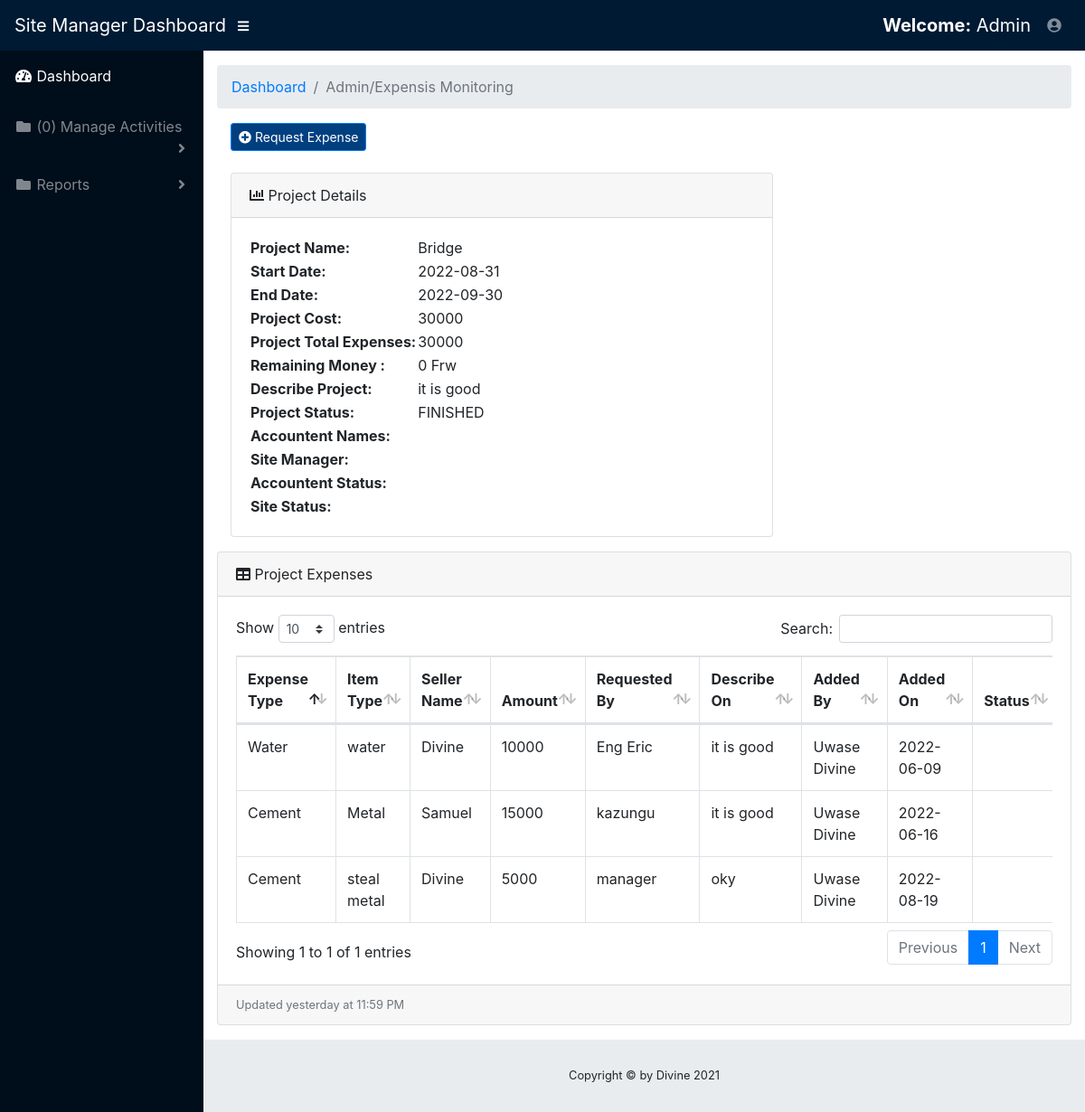
/sitemanager/details_project.php?id=1 (signed in), run on the app's committed database.
### tables this page shows
CREATE TABLE `project` (
  `project_id` int(11) NOT NULL,
  `project_name` varchar(200) NOT NULL,
  `startdate` varchar(200) NOT NULL,
  `enddate` varchar(200) NOT NULL,
  `project_cost` varchar(200) NOT NULL,
  `project_status` varchar(100) NOT NULL,
  `project_expense` varchar(200) NOT NULL,
  `describeproject` varchar(200) NOT NULL,
  `remaindmoney` varchar(200) NOT NULL,
  `acountentname` varchar(100) NOT NULL,
  `sitemananame` varchar(100) NOT NULL,
  `accountentstatus` varchar(20) NOT NULL,
  `sitestatus` varchar(20) NOT NULL,
  `addedon` varchar(255) NOT NULL
);

CREATE TABLE `expense` (
  `expense_id` int(11) NOT NULL,
  `project_id` int(11) NOT NULL,
  `expense_type` varchar(100) NOT NULL,
  `expense_item` varchar(100) NOT NULL,
  `seller` varchar(100) NOT NULL,
  `date_given` varchar(200) NOT NULL,
  `expense` varchar(200) NOT NULL,
  `requesteby` varchar(100) NOT NULL,
  `accountent` varchar(100) NOT NULL,
  `describe_expense` varchar(255) NOT NULL,
  `done_by` varchar(100) NOT NULL,
  `donestatus` varchar(80) NOT NULL
);

### sitemanager/details_project.php (the view, shortened to what this page needs)
<?php
if($_SESSION['email']!=""){
?>
<!DOCTYPE html>
<html lang="en">
<head>
  <link href="../vendor/fontawesome-free/css/all.min.css" rel="stylesheet" type="text/css">
  <link href="../vendor/datatables/dataTables.bootstrap4.css" rel="stylesheet">
  <link href="../css/sb-admin.css" rel="stylesheet">
</head>
<body id="page-top">
  <nav class="navbar navbar-expand navbar-dark bg-dark static-top">
    <a class="navbar-brand mr-1" href="homeSiteManager.php">Site Manager Dashboard</a>
    <button class="btn btn-link btn-sm text-white order-1 order-sm-0" id="sidebarToggle" href="#">
      <i class="fas fa-bars"></i>
    </button>
    <ul class="navbar-nav ml-auto ml-md-0">
      <li class="nav-item dropdown no-arrow mx-1">
        <a class="navbar-brand mr-1" href="#"><strong>Welcome:</strong> <?php echo $_SESSION["fullname"]; ?></a>
      </li>
      <li class="nav-item dropdown no-arrow">
        <a class="nav-link dropdown-toggle" href="#" id="userDropdown" role="button" data-toggle="dropdown" aria-haspopup="true" aria-expanded="false">
          <i class="fas fa-user-circle fa-fw"></i>
        </a>
      </li>
    </ul>
  </nav>
  <div id="wrapper">
    <ul class="sidebar navbar-nav">
      <li class="nav-item active">
        <a class="nav-link" href="homeSiteManager.php">
          <i class="fas fa-fw fa-tachometer-alt"></i>
          <span>Dashboard</span>
        </a>
      </li>
        <li class="nav-item dropdown">
        <a class="nav-link dropdown-toggle" href="#" id="pagesDropdown" role="button" data-toggle="dropdown" aria-haspopup="true" aria-expanded="false">
          <i class="fas fa-fw fa-folder"></i>
             <?php
         $con=mysqli_connect("localhost", "root", "", "expense");
        $count_query = "SELECT * FROM project WHERE project_status='ONPROCCESSING' AND sitestatus ='Pending' AND sitemananame='".$_SESSION['email']."' ";
        $query = mysqli_query($con, $count_query);
        $count = mysqli_num_rows($query);
                                           ?>
          <span>(<?php echo $count; ?>) Manage Activities</span>
        </a>
      </li>
            <li class="nav-item dropdown">
        <a class="nav-link dropdown-toggle" href="#" id="pagesDropdown" role="button" data-toggle="dropdown" aria-haspopup="true" aria-expanded="false">
          <i class="fas fa-fw fa-folder"></i>
          <span>Reports</span>
        </a>
      </li>
    </ul>
    <div id="content-wrapper">
      <div class="container-fluid">
        <ol class="breadcrumb">
          <li class="breadcrumb-item">
            <a href="#">Dashboard</a>
          </li>
          <li class="breadcrumb-item active">Admin/Expensis Monitoring</li>
        </ol>
                                     <?php
                                      $conn=mysqli_connect("localhost","root","", "expense") or die(mysql_error());
                                      $ID=$_GET['id'];
                                       ?>
         <div class="col-lg-8">
           <a href="add_expensis_project.php?id=<?php echo $ID?>"> <button class="btn btn-primary btn-sm" data-toggle="modal" data-target="#addexpenses" id="addNewExpenses">  <i class="fa fa-plus-circle fw-fa"></i> Request Expense</button></a>
           <br>   <br>
            <div class="card mb-3">
              <div class="card-header">
                <i class="fas fa-chart-bar"></i>
               Project Details</div>
              <div class="card-body">
                                          <?php
                                     $query = $conn->query("SELECT * FROM `project` WHERE `project_id` ='$ID'") or die(mysqli_error());
                                     $fetch = $query->fetch_array();
                                      ?>
               <table>
                <tr><strong ><td><b>Project Name:</b></td><td><?php echo $fetch['project_name']?></td></strong></tr>
                <tr><strong ><td><b>Start Date:</b></td><td><?php echo $fetch['startdate']?></td></strong></tr>
                <tr><strong ><td><b>End Date:</b></td><td><?php echo $fetch['enddate']?></td></strong></tr>
                <tr><strong ><td><b>Project Cost:</b></td><td><?php echo $fetch['project_cost']?></td></strong></tr>
                <tr><strong ><td><b>Project Total Expenses:</b></td><td><?php echo $fetch['project_expense']?></td></strong></tr>
                <tr><strong ><td><b>Remaining Money : </b></td><td><?php echo $fetch['remaindmoney']?> Frw</td></strong></tr>
                <tr><strong ><td><b>Describe Project: </b></td><td><?php echo $fetch['describeproject']?></td></strong></tr>
                <tr><strong ><td><b>Project Status: </b></td><td><?php echo $fetch['project_status']?></td></strong></tr>
                 <tr><strong ><td><b>Accountent Names: </b></td><td><?php echo $fetch['acountentname']?></td></strong></tr>
                  <tr><strong ><td><b>Site Manager: </b></td><td><?php echo $fetch['sitemananame']?></td></strong></tr>
                   <tr><strong ><td><b>Accountent Status: </b></td><td><?php echo $fetch['accountentstatus']?></td></strong></tr>
                    <tr><strong ><td><b>Site Status: </b></td><td><?php echo $fetch['sitestatus']?></td></strong></tr>
               </table>
              </div>
            </div>
          </div>
        <div class="card mb-3">
          <div class="card-header">
            <i class="fas fa-table"></i>
            Project  Expenses</div>
          <div class="card-body">
            <div class="table-responsive">
              <table class="table table-bordered" id="dataTable" width="100%" cellspacing="0">
                <thead>
                  <tr>
                    <th>Expense Type</th>
                    <th>Item Type</th>
                    <th>Seller Name</th>
                    <th>Amount </th>
                    <th>Requested By</th>
                    <th>Describe On</th>
                     <th>Added By</th>
                    <th>Added On</th>
                      <th>Status</th>
                  </tr>
                </thead>
                 <?php
                         $conn=mysqli_connect("localhost","root","", "expense") or die(mysql_error());
                         $query = $conn->query("SELECT * FROM `expense` where  project_id='$ID' ") or die(mysqli_error());
                         while($fetch = $query->fetch_array()){
                         ?>
                <tbody>
                  <tr>
                    <td><?php echo $fetch['expense_type']?></td>
                    <td><?php echo $fetch['expense_item']?></td>
                    <td><?php echo $fetch['seller']?></td>
                    <td><?php echo $fetch['expense']?></td>
                    <td><?php echo $fetch['requesteby']?></td>
                    <td><?php echo $fetch['describe_expense']?></td>
                     <td><?php echo $fetch['done_by']?></td>
                    <td><?php echo $fetch['date_given']?></td>
                      <td><?php echo $fetch['donestatus']?></td>
                  </tr>
              <?php
                    }
                    ?>
         </tbody>
              </table>
            </div>
          </div>
          <div class="card-footer small text-muted">Updated yesterday at 11:59 PM</div>
        </div>
      </div>
      <footer class="sticky-footer">
        <div class="container my-auto">
          <div class="copyright text-center my-auto">
            <span>Copyright © by Divine 2021</span>
          </div>
        </div>
      </footer>
    </div>
  </div>
</body>
</html>
<?php
}else{
header("location:../index.php");
}
?>

### data on the page
project: project_name "Bridge", startdate "2022-08-31", enddate "2022-09-30", project_cost "30000", project_expense "30000", remaindmoney "0", describeproject "it is good", project_status "FINISHED"
expense: expense_type "Water", expense_item "water", seller "Divine", expense "10000", requesteby "Eng Eric", describe_expense "it is good", done_by "Uwase Divine", date_given "2022-06-09"
expense: expense_type "Cement", expense_item "Metal", seller "Samuel", expense "15000", requesteby "kazungu", describe_expense "it is good", done_by "Uwase Divine", date_given "2022-06-16"
expense: expense_type "Cement", expense_item "steal metal", seller "Divine", expense "5000", requesteby "manager", describe_expense "oky", done_by "Uwase Divine", date_given "2022-08-19"

### other printed values
$_SESSION["fullname"] "Admin"
$count "0"
